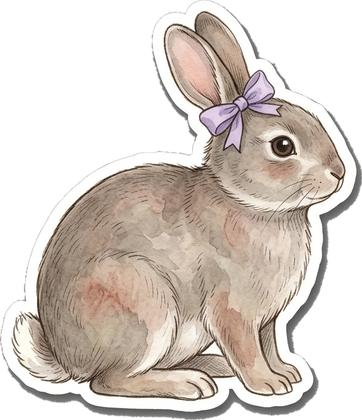
#> input picture Design/friends/canvas/cast/chars/bunny.png, 362 x 420 px, given in place of est_frog.png, which was not available
$ python export_friends.py
#> lines starting #> are read from the running program, lines starting #| are printed output that depends on the picture; after the words box and inside, x2 and y2 are one past the last pixel; in counts of white or black regions, pixels touching at a corner belong together; pictures that were not available may be replaced by others from this repository, and a replacement may not be noted
### Design/friends/tools/cut_cast.py
"""Cut the Nano Banana sheets into canvas assets for the cast canvas."""
import os, json
import numpy as np
from PIL import Image
from scipy import ndimage as ndi

HERE = os.path.dirname(os.path.abspath(__file__))
NB = os.path.join(HERE, "nb", "cast")
P = os.path.join(HERE, "..", "cast-canvas", "project", "cast")
for d in ("chars", "sprites", "worlds", "items", "wear", "dress"):
    os.makedirs(os.path.join(P, d), exist_ok=True)


def cut(path, min_area=12000, rows=2):
#> called with min_area = 12000, rows = 2
    a = np.asarray(Image.open(path).convert("RGB")).astype(np.float32)
    bg = np.median(a[:10].reshape(-1, 3), 0)
#> bg = [0, 0, 0]
    d = np.sqrt(((a - bg) ** 2).sum(2))
    cand = d < 22
#> cand: shape (420, 362) bool; 37.9% white; 8 white regions (4 under 20 px), largest, box (x1, y1, x2, y2) and area: (0, 0, 197, 329) 33434, (214, 0, 362, 166) 11207, (206, 187, 362, 420) 10430, (0, 352, 180, 420) 2522
    lab, _ = ndi.label(cand)
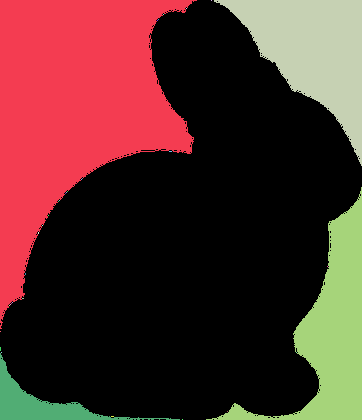
#> lab: shape (420, 362) int32; 35 distinct labels, from 0 to 34; one colour per label, 0 black
    edge = np.unique(np.concatenate([lab[:4][cand[:4]], lab[-4:][cand[-4:]], lab[:, :4][cand[:, :4]], lab[:, -4:][cand[:, -4:]]]))
#> edge = [1, 2, 3, 11, 27, 28, 29, 31, 33, 34]
    edge = edge[edge > 0]
    fg = ndi.binary_fill_holes(~np.isin(lab, edge))
#> fg: shape (420, 362) bool; 62.1% white; 8 black regions (4 under 20 px), largest, box (x1, y1, x2, y2) and area: (0, 0, 197, 329) 33408, (214, 0, 362, 166) 11207, (206, 187, 362, 420) 10427, (0, 353, 180, 420) 2518
    # background showing through holes (rings, straps, handles): key those out too
    tight = d < 16
    hl, hn = ndi.label(tight & fg)
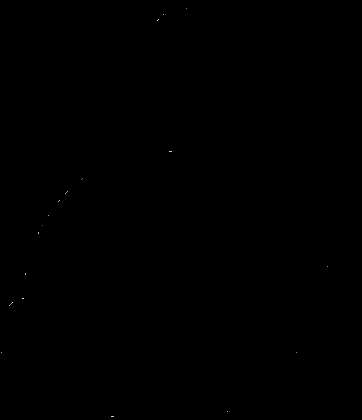
#> hl: shape (420, 362) int32; 27 distinct labels, from 0 to 26; one colour per label, 0 black
#> hn = 26
    if hn:
        areas = ndi.sum(np.ones_like(d), hl, index=np.arange(1, hn + 1))
#> areas = 26 values, max 3 at index 4, min 1 at index 0, mean 1.27
        big = np.nonzero(areas > 600)[0] + 1
#> big = empty array
        for h in big:
            hole = hl == h
            ring = ndi.binary_dilation(hole, iterations=4) & ~hole
            # a real hole is framed by the white paper rim; grey paint inside an item is not
            if a[ring].min(1).mean() > 132:
                fg &= ~hole
#> this loop made 0 passes
    fg = ndi.binary_opening(fg, iterations=2)
#> fg: shape (420, 362) bool; 61.9% white; 8 black regions (4 under 20 px), largest, box (x1, y1, x2, y2) and area: (0, 0, 197, 330) 33579, (213, 0, 362, 166) 11252, (206, 187, 362, 420) 10497, (0, 353, 180, 420) 2565
    lab, n = ndi.label(fg)
#> n = 1
    parts = []
    for i in range(1, n + 1):
        m = lab == i
        if m.sum() < min_area:
            continue
        al = ndi.gaussian_filter(m.astype(np.float32), 0.8)
        al[ndi.binary_erosion(m, iterations=2)] = 1
        ys, xs = np.nonzero(m)
        y0, y1, x0, x1 = ys.min(), ys.max() + 1, xs.min(), xs.max() + 1
        parts.append(((y0 + y1) / 2, (x0 + x1) / 2, np.dstack([a, al * 255])[y0:y1, x0:x1]))
#> this loop made 1 pass
#> (y0, y1, x0, x1) on pass 1: (0, 420, 0, 362)
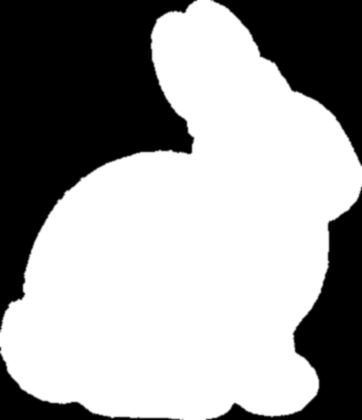
#> al: shape (420, 362) float32; min 0, max 1, mean 0.619
#> after the loop, parts = 1 item
    rh = a.shape[0] / rows
#> rh = 210
    parts.sort(key=lambda t: (int(t[0] / rh), t[1]))
    return [p[2] for p in parts]


def to_img(arr):
    return Image.fromarray(arr.clip(0, 255).astype(np.uint8), "RGBA")


def save(im, path, maxw=None, maxh=None):
#> called with maxw = 420, maxh = 420
    if maxw or maxh:
        s = min((maxw or 9e9) / im.width, (maxh or 9e9) / im.height, 1)
#> s = 1
        im = im.resize((round(im.width * s), round(im.height * s)), Image.LANCZOS)
    if path.endswith(".webp"):
        im.save(path, quality=86, method=6)
    else:
        im.save(path, optimize=True)
    return im.size


LIFT = {"frog": [0, 0, -40, -90, -60, -10, 0, 0], "crow": [0, 0, -20, -70, -50, 0, 0, 0], "cat": [0, 0, -10, -60, -40, 0, 0, 0],
        "crab": [0, 0, -30, -60, -30, 0, 0, 0], "grasshopper": [0, 0, -60, -130, -110, -50, 0, 0], "bunny": [0, 0, -30, -60, -30, 0, 0, 0]}
CAST = ["frog", "crow", "cat", "crab", "grasshopper", "bunny"]
meta = {}
for k in CAST:
    est = cut(os.path.join(NB, f"est_{k}.png"))
    est = max(est, key=lambda f: f.shape[0] * f.shape[1])
    meta.setdefault(k, {})["sit"] = save(to_img(est), os.path.join(P, "chars", f"{k}.png"), 420, 420)
    src = "hop2_bunny.png" if k == "bunny" else f"hop_{k}.png"
    fr = cut(os.path.join(NB, src), 20000)
#> call 2 of cut, with min_area = 20000, rows = 2
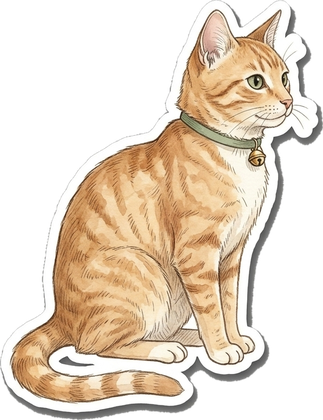
#> input picture Design/friends/canvas/cast/chars/cat.png, 323 x 420 px, given in place of hop_frog.png, which was not available
#> in cut (call 2), `cand = d < 22`: cand: shape (420, 323) bool; 42.2% white; 9 white regions (4 under 20 px), largest, box (x1, y1, x2, y2) and area: (0, 0, 211, 350) 34938, (93, 131, 323, 420) 18885, (284, 0, 323, 111) 2055, (0, 371, 66, 420) 808, (222, 0, 276, 26) 609
#> in cut (call 2), `lab, _ = ndi.label(cand)`:
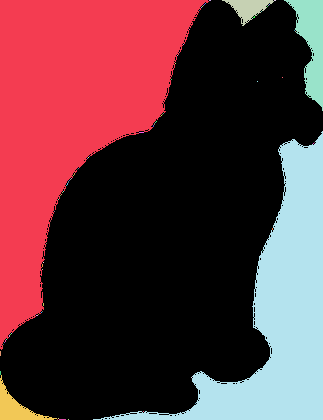
#> lab: shape (420, 323) int32; 90 distinct labels, from 0 to 89; one colour per label, 0 black
#> in cut (call 2), `edge = np.unique(np.concatenate([lab[:4][cand[:4]], lab[-4:][cand[-4:]..`: edge = [1, 2, 3, 4, 5, 6, 38, 79, 80, 81, 82, 86, 87, 88, 89]
#> in cut (call 2), `fg = ndi.binary_fill_holes(~np.isin(lab, edge))`: fg: shape (420, 323) bool; 57.8% white; 8 black regions (3 under 20 px), largest, box (x1, y1, x2, y2) and area: (0, 0, 211, 350) 34865, (93, 131, 323, 420) 18877, (284, 0, 323, 111) 2052, (0, 371, 58, 420) 800, (222, 0, 276, 26) 599
#> in cut (call 2), `tight = d < 16`: tight: shape (420, 323) bool; 42.2% white; 7 white regions (2 under 20 px), largest, box (x1, y1, x2, y2) and area: (0, 0, 211, 350) 34938, (93, 131, 323, 420) 18885, (285, 0, 323, 111) 2054, (0, 371, 66, 420) 808, (222, 0, 276, 26) 609
#> in cut (call 2), `hl, hn = ndi.label(tight & fg)`:
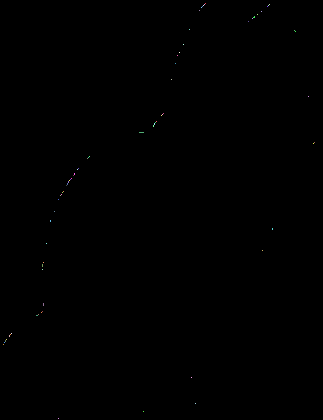
#> hl: shape (420, 323) int32; 76 distinct labels, from 0 to 75; one colour per label, 0 black
#> in cut (call 2), `hl, hn = ndi.label(tight & fg)`: hn = 75
#> in cut (call 2), `areas = ndi.sum(np.ones_like(d), hl, index=np.arange(1, hn + 1))`: areas = 75 values, max 5 at index 30, min 1 at index 0, mean 1.27
#> in cut (call 2), `fg = ndi.binary_opening(fg, iterations=2)`: fg: shape (420, 323) bool; 57.5% white; 7 black regions (2 under 20 px), largest, box (x1, y1, x2, y2) and area: (0, 0, 211, 356) 35055, (93, 131, 323, 420) 19084, (284, 0, 323, 111) 2090, (0, 371, 58, 420) 822, (222, 0, 276, 26) 624
#> the loop in cut (call 2), `for i in range(1, n + 1):` made 1 pass
#> (y0, y1, x0, x1) on pass 1: (0, 420, 0, 323)
#> after the loop in cut (call 2), `for i in range(1, n + 1):`:
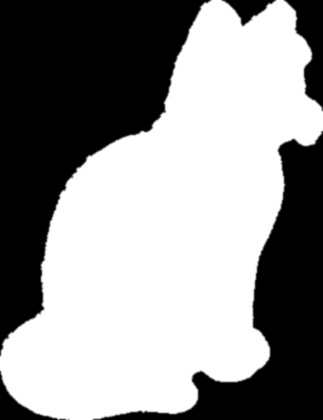
#> al: shape (420, 323) float32; min 0, max 1, mean 0.575
    if k == "crab":
        fr = fr[:7] + [fr[0]]
    fr = fr[:8]
#> fr = 1 item
#> (the run stopped early here; a loop or call above may not have finished)
